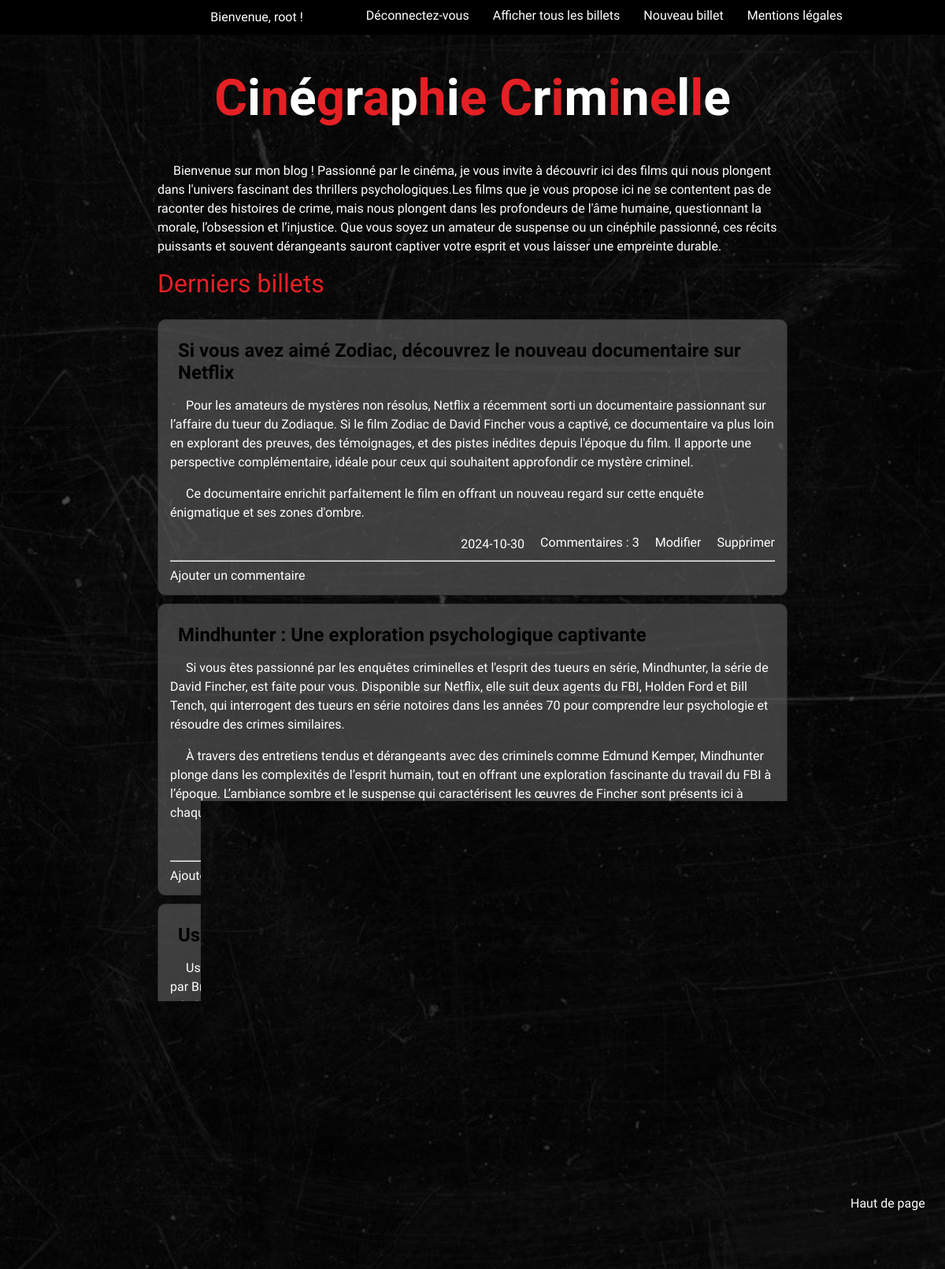
Page / (signed in) on the committed database.
### tables this page shows
CREATE TABLE IF NOT EXISTS `billets` (
  `id_billet` int NOT NULL AUTO_INCREMENT,
  `titre` varchar(255) NOT NULL,
  `contenu` text NOT NULL,
  `date` date NOT NULL,
  PRIMARY KEY (`id_billet`)
);

### index.php (the view, shortened to what this page needs)
<!DOCTYPE html>
<html lang="fr">
<head>
    <link rel="stylesheet" href="style.css">
</head>
<header>
    <nav>
            <?php
        if (isset($_SESSION["login"])){ ?>
                <p>Bienvenue, <?= $_SESSION["login"]; ?> !</p>
            <form action="deconnexion.php">
                <input class="bouton" type="submit" value="Déconnectez-vous">
            </form>
             <?php
}
$db = new PDO('mysql:host=localhost;dbname=blog;charset=utf8', 'root', '');
 $afficherTous = isset($_GET['afficher_tous']) && $_GET['afficher_tous'] === 'true';
    if ($afficherTous) {
        $requete = "SELECT * FROM billets ORDER BY id_billet DESC";
    } else {
        $requete = "SELECT * FROM billets ORDER BY id_billet DESC LIMIT 3";
    }
$stmt = $db->prepare($requete);
$stmt->execute();
$billets = $stmt->fetchAll(PDO::FETCH_ASSOC);
 if (!$afficherTous){
 ?>
    <form action="index.php" method="get">
        <input type="submit" class="bouton"  value="Afficher tous les billets">
    </form>
<?php
}
if (isset($_SESSION["id"]) && $_SESSION["id"] == 1){
 ?>
<form action="nouveau_billet.php">
    <input type="submit" class="bouton" value="Nouveau billet">
</form>
        <?php } ?>
        <form action="mention.php" method="get">
        <input type="submit" class="bouton"  value="Mentions légales">
    </form>
    </nav>
</header>
<body>
    <a href="#" alt="remonter en haut de la page" ><p class="haut">Haut de page</p>
    </a>
   <main>
    <h1>
    <span>C</span><span>i</span><span>n</span><span>é</span><span>g</span><span>r</span><span>a</span><span>p</span><span>h</span><span>i</span><span>e</span>
    <span>C</span><span>r</span><span>i</span><span>m</span><span>i</span><span>n</span><span>e</span><span>l</span><span>l</span><span>e</span>
</h1>
    <p class="alinea">Bienvenue sur mon blog ! Passionné par le cinéma, je vous invite à découvrir ici des films qui nous plongent dans l'univers fascinant des thrillers psychologiques.Les films que je vous propose ici ne se contentent pas de raconter des histoires de crime, mais nous plongent dans les profondeurs de l'âme humaine, questionnant la morale, l’obsession et l’injustice. Que vous soyez un amateur de suspense ou un cinéphile passionné, ces récits puissants et souvent dérangeants sauront captiver votre esprit et vous laisser une empreinte durable.
</p>
    <h2>Derniers billets</h2>
  <?php
foreach ($billets as $billet){
?>
<div class="billet">
    <h3><?= $billet['titre'] ?></h3>
    <p class="alinea"><?= $billet['contenu'] ?></p>
      <div class="info">
    <p><?= $billet['date'] ?></p>
     <?php
        $requetecom = "SELECT COUNT(*) as count FROM commentaires WHERE billet_id = :billet_id";
        $stmtcom = $db->prepare($requetecom);
        $stmtcom->bindValue(':billet_id', $billet['id_billet'], PDO::PARAM_INT);
        $stmtcom->execute();
        $countcom = $stmtcom->fetch(PDO::FETCH_ASSOC)['count'];
        ?>
    <form action="index.php" method="GET">
                    <input type="submit" class="bouton" value="Commentaires : <?= $countcom ?>">
</form>
<?php
if (isset($_SESSION["id"]) && $_SESSION["id"] == 1){
?>
<form action="modifier_billet.php">
    <input class="bouton" type="submit"  value="Modifier">
</form>
<form action="supprimer_billet.php">
    <input  class="bouton" type="submit"  value="Supprimer">
</form>
<?php
}
?>
</div>
<div class='commentaires'>
                <hr>
        <?php
if (isset($_SESSION["id"])) {
    ?>
    <form action="ajouter_commentaire.php" method="GET">
    <input type="submit" class="bouton" value="Ajouter un commentaire">
    </form>
        <?php
}
else{
  ?>
   <p>Si vous souhaitez ajouter un commentaire connectez-vous !</p>
        <?php
}
?>
</div>
</div>
 <?php
}
 ?>
<div class="affichebi">
 <?php
if (!$afficherTous){
 ?>
    <form action="index.php" method="get">
        <input type="submit" class="bouton"  value="Afficher tous les billets">
    </form>
<?php
}
?>
</div>
    </main>
</body>
</html>

### style.css (style rules this page uses)
*, *::after, *::before { box-sizing: border-box; }
@media (width>=850px) { main { margin: 0 auto; max-width: 800px; } }
body { background-image: url(img/tableau.jpg), linear-gradient(rgba(0, 0, 0, 0.7), rgba(0, 0, 0, 0.7)); background-size: cover; background-repeat: no-repeat; background-attachment: fixed; background-position: center center; color: #ffffff; margin: 0; font-family: "Special Elite", system-ui; background-blend-mode: overlay; }
main { width: 95%; margin: auto; }
header { display: flex; justify-content: flex-end; background-color: #000000; padding-right: 10%; }
nav { margin: 10px; display: flex; flex-direction: row; gap: 30px; flex-wrap: wrap-reverse; color: #ffffff; }
nav p { margin: 0; margin-right: 50px; }
.bouton { background: none; border: none; cursor: pointer; font-size: 1rem; padding: 0; color: #ffffff; font-family: "Special Elite", system-ui; }
h1 { text-align: center; font-family: "Anonymous Pro", monospace; font-weight: 700; font-size: 4rem; }
h1 span:nth-child(odd) { color: #e42024; }
h1 span:nth-child(even) { color: rgb(255, 255, 255); }
h2 { font-family: "Anonymous Pro", monospace; font-weight: 400; font-size: 2rem; margin-top: 10px; margin-bottom: 10; color: #e42024; }
h3 { font-family: "Anonymous Pro", monospace; margin: 10px; font-size: 1.5rem; color: #000000; }
.info { display: flex; justify-content: flex-end; flex-wrap: wrap; gap: 20px; }
.info p { margin: 0; }
.billet { background-color: #5e5d5da2; padding: 15px; margin: 10px 0; border: 1px solid #262626; border-radius: 10px; margin-bottom: 10px; }
.affichebi { display: flex; justify-content: center; margin: 30px; }
.alinea { text-indent: 20px; }
p { line-height: 1.5; }
a { color: #ffffff; }
.haut { position: fixed; top: 93%; left: 90%; }

### rows in the picture
billets: titre "Si vous avez aimé Zodiac, découvrez le nouveau documentaire sur Netflix", contenu "Pour les amateurs de mystères non résolus, Netflix a récemment sorti un documentaire passionnant sur l’affaire du tueur du Zodiaque. Si le film Zodiac de David Fincher vous a captivé, ce documentaire va plus loin en explorant des preuves, des témoignages, et des pistes inédites depuis l'époque du film. Il apporte une perspective complémentaire, idéale pour ceux qui souhaitent approfondir ce mystère criminel. Ce documentaire enrichit parfaitement le film en offrant un nouveau regard sur cette enquête énigmatique et ses zones d'ombre.", date "2024-10-30"
billets: titre "Mindhunter : Une exploration psychologique captivante", contenu "Si vous êtes passionné par les enquêtes criminelles et l'esprit des tueurs en série, Mindhunter, la série de David Fincher, est faite pour vous. Disponible sur Netflix, elle suit deux agents du FBI, Holden Ford et Bill Tench, qui interrogent des tueurs en série notoires dans les années 70 pour comprendre leur psychologie et résoudre des crimes similaires. À travers des entretiens tendus et dérangeants avec des criminels comme Edmund Kemper, Mindhunter plonge dans les complexités de l’esprit humain, tout en offrant une exploration fascinante du travail du FBI à l’époque. L’ambiance sombre et le suspense qui caractérisent les œuvres de Fincher sont présents ici à chaque épisode.", date "2024-10-26"
billets: titre "Usual Suspects : Le twist ultime du cinéma noir", contenu "Usual Suspects est un thriller criminel qui déstabilise le spectateur avec un twist final magistral. Réalisé par Bryan Singer et écrit par Christopher McQuarrie, le film raconte l’histoire de l’enquête sur un groupe de criminels, dont le chef, Keyser Söze, reste mystérieusement absent. Ce qui rend le film captivant, c’est la façon dont la narration est menée à travers les yeux de Verbal Kint (Kevin Spacey), un des suspects, qui raconte l’histoire d’une manière biaisée et subjective. Le twist final change toute la perception du film, et c’est ce qui en fait un classique du genre. Usual Suspects joue également avec l’idée de la vérité et de l’illusion, et pose des questions sur la fiabilité…", date "2024-10-23"

### other values in the picture
$_SESSION["login"] "root"
